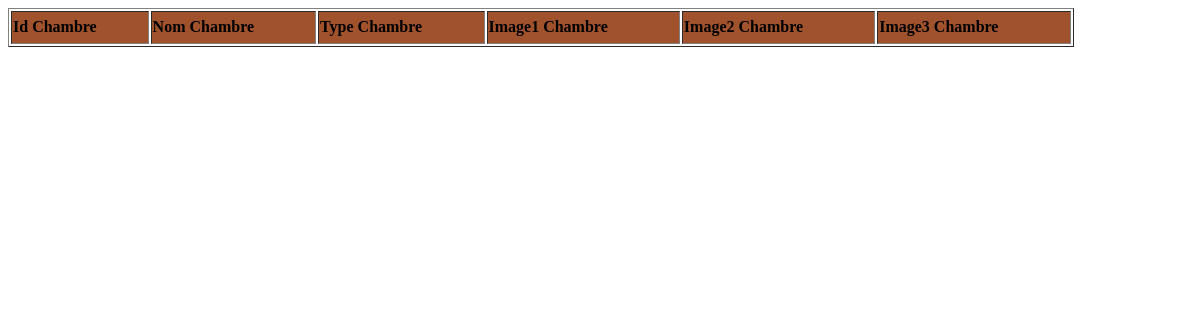
Before: /pfc/cpanel/chambres/list.php with the older database file.
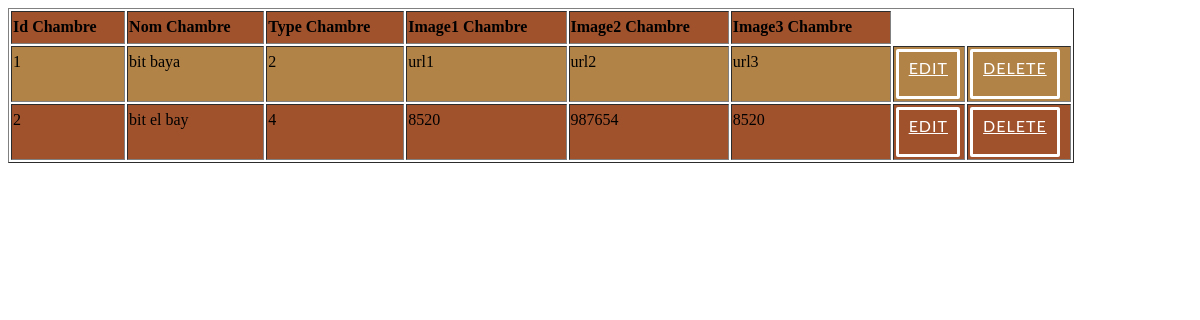
After: the same page with the newer database file.
### tables this page shows
CREATE TABLE IF NOT EXISTS `chambres` (
  `id_chambre` int(11) NOT NULL AUTO_INCREMENT,
  `nom_chambre` varchar(20) NOT NULL,
  `type_chambre` int(11) NOT NULL,
  `image1_chambre` varchar(200) NOT NULL,
  `image2_chambre` varchar(200) NOT NULL,
  `image3_chambre` varchar(200) NOT NULL,
  PRIMARY KEY (`id_chambre`)
);

### pfc/cpanel/chambres/list.php (the view, shortened to what this page needs)
<HTML>
	<head>
		<link rel="stylesheet" type="text/css" href="../css/view_style.css">
	</head>
<?php
echo "<table border=1 >";
echo "<tr>";
echo "<td><b>Id Chambre</b></td>";
echo "<td><b>Nom Chambre</b></td>";
echo "<td><b>Type Chambre</b></td>";
echo "<td><b>Image1 Chambre</b></td>";
echo "<td><b>Image2 Chambre</b></td>";
echo "<td><b>Image3 Chambre</b></td>";
echo "</tr>";
$result = mysql_query("SELECT * FROM `chambres`") or trigger_error(mysql_error());
while($row = mysql_fetch_array($result)){
foreach($row AS $key => $value) { $row[$key] = stripslashes($value); }
echo "<tr>";
echo "<td valign='top'>" . nl2br( $row['id_chambre']) . "</td>";
echo "<td valign='top'>" . nl2br( $row['nom_chambre']) . "</td>";
echo "<td valign='top'>" . nl2br( $row['type_chambre']) . "</td>";
echo "<td valign='top'>" . nl2br( $row['image1_chambre']) . "</td>";
echo "<td valign='top'>" . nl2br( $row['image2_chambre']) . "</td>";
echo "<td valign='top'>" . nl2br( $row['image3_chambre']) . "</td>";
echo "<td valign='top'><a href=edit.php?id_chambre={$row['id_chambre']} class='popup-button'>Edit</a></td><td><a href=delete.php?id_chambre={$row['id_chambre']} class='popup-button'>Delete</a></td> ";
echo "</tr>";
}
echo "</table>";
echo "<a href=new.php class='popup-button'>New Row</a>";
?>

Changed rows visible on the page:
added chambres: id_chambre "1", nom_chambre "bit baya", type_chambre "2", image1_chambre "url1", image2_chambre "url2", image3_chambre "url3"
added chambres: id_chambre "2", nom_chambre "bit el bay", type_chambre "4", image1_chambre "8520", image2_chambre "987654", image3_chambre "8520"
